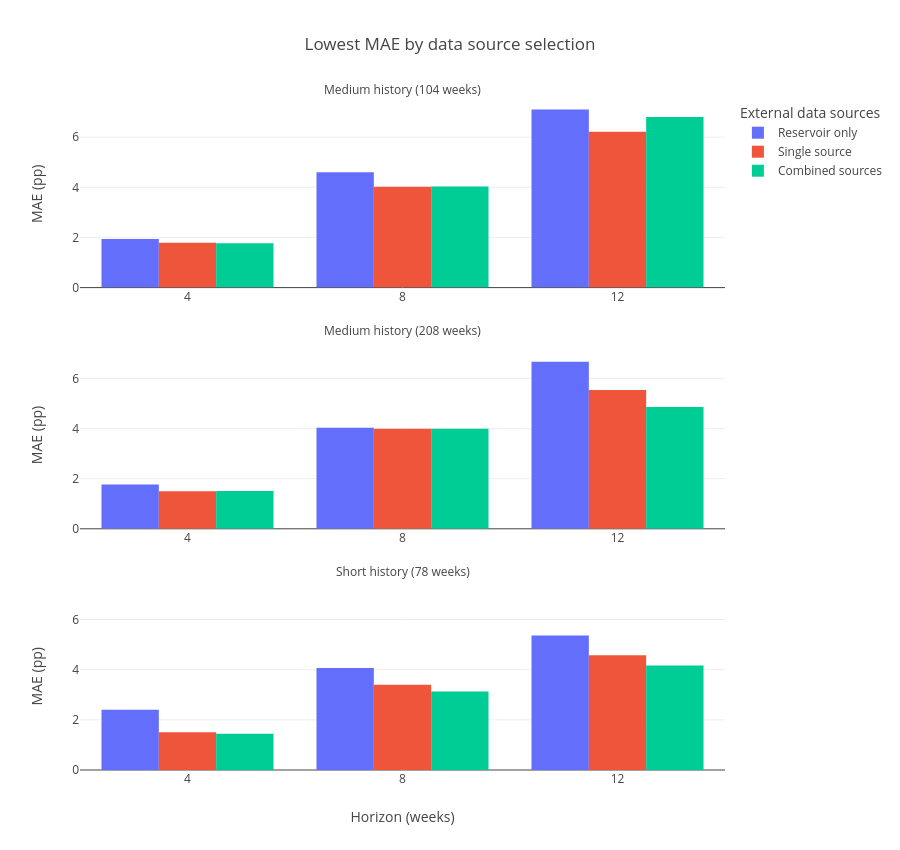

Notebook code for this chart:
### Code cell
training_labels = {104: "Medium history (104 weeks)",
                   208: "Medium history (208 weeks)",
                   78: "Short history (78 weeks)"}

plot_data = combined_comparison.copy()
plot_data["training period"] = plot_data["training_weeks"].map(training_labels)

fig = px.bar(plot_data,
             x="horizon",
             y="MAE (pp)",
             color="source selection",
             color_discrete_map={"Reservoir only": "#636EFA",
                                 "Single source": "#EF553B",
                                 "Combined sources": "#00CC96"},
             barmode="group",
             facet_col="training period",
             facet_col_wrap=1,
             facet_row_spacing=0.08,
             hover_data=["variables", "RMSE (pp)", "R²"],
             category_orders={"training period": list(training_labels.values()),
                              "source selection": ["Reservoir only", "Single source", "Combined sources"],
                              "horizon": [4, 8, 12]},
             labels={"horizon": "Horizon (weeks)", "source selection": "External data sources"},
             title="Lowest MAE by data source selection",
             height=850)

fig.update_xaxes(type="category", showticklabels=True)
fig.for_each_annotation(lambda a: a.update(text=a.text.split("=")[-1]))
fig.show()

### Figure 1 — Plotly figure (JSON) as saved in the notebook; plotly's stock layout.template omitted (floating-point values rounded to 4 significant figures)
{"data": [{"alignmentgroup": "True", "customdata": [["Reservoir only", 2.574, 0.9798], ["Reservoir only", 8.003, 0.8315], ["Reservoir only", 11.28, 0.7014]], "hovertemplate": "External data sources=Reservoir only<br>training period=Medium history (104 weeks)<br>Horizon (weeks)=%{x}<br>MAE (pp)=%{y}<br>variables=%{customdata[0]}<br>RMSE (pp)=%{customdata[1]}<br>R²=%{customdata[2]}<extra></extra>", "legendgroup": "Reservoir only", "marker": {"color": "#636EFA", "pattern": {"shape": ""}}, "name": "Reservoir only", "offsetgroup": "Reservoir only", "orientation": "v", "showlegend": true, "textposition": "auto", "type": "bar", "x": [4, 8, 12], "xaxis": "x3", "y": [1.937, 4.6, 7.108], "yaxis": "y3"}, {"alignmentgroup": "True", "customdata": [["USD + EUR", 2.24, 0.9847], ["USD/NOK", 6.034, 0.9042], ["EUR/NOK", 10.75, 0.7288]], "hovertemplate": "External data sources=Single source<br>training period=Medium history (104 weeks)<br>Horizon (weeks)=%{x}<br>MAE (pp)=%{y}<br>variables=%{customdata[0]}<br>RMSE (pp)=%{customdata[1]}<br>R²=%{customdata[2]}<extra></extra>", "legendgroup": "Single source", "marker": {"color": "#EF553B", "pattern": {"shape": ""}}, "name": "Single source", "offsetgroup": "Single source", "orientation": "v", "showlegend": true, "textposition": "auto", "type": "bar", "x": [4, 8, 12], "xaxis": "x3", "y": [1.787, 4.024, 6.22], "yaxis": "y3"}, {"alignmentgroup": "True", "customdata": [["USD + EUR + Precipitation", 2.238, 0.9847], ["USD/NOK + Precipitation", 6.079, 0.9028], ["EUR/NOK + Temperature", 9.921, 0.769]], "hovertemplate": "External data sources=Combined sources<br>training period=Medium history (104 weeks)<br>Horizon (weeks)=%{x}<br>MAE (pp)=%{y}<br>variables=%{customdata[0]}<br>RMSE (pp)=%{customdata[1]}<br>R²=%{customdata[2]}<extra></extra>", "legendgroup": "Combined sources", "marker": {"color": "#00CC96", "pattern": {"shape": ""}}, "name": "Combined sources", "offsetgroup": "Combined sources", "orientation": "v", "showlegend": true, "textposition": "auto", "type": "bar", "x": [4, 8, 12], "xaxis": "x3", "y": [1.772, 4.033, 6.809], "yaxis": "y3"}, {"alignmentgroup": "True", "customdata": [["Reservoir only", 2.487, 0.9811], ["Reservoir only", 6.006, 0.9051], ["Reservoir only", 7.955, 0.8515]], "hovertemplate": "External data sources=Reservoir only<br>training period=Medium history (208 weeks)<br>Horizon (weeks)=%{x}<br>MAE (pp)=%{y}<br>variables=%{customdata[0]}<br>RMSE (pp)=%{customdata[1]}<br>R²=%{customdata[2]}<extra></extra>", "legendgroup": "Reservoir only", "marker": {"color": "#636EFA", "pattern": {"shape": ""}}, "name": "Reservoir only", "offsetgroup": "Reservoir only", "orientation": "v", "showlegend": false, "textposition": "auto", "type": "bar", "x": [4, 8, 12], "xaxis": "x2", "y": [1.763, 4.033, 6.665], "yaxis": "y2"}, {"alignmentgroup": "True", "customdata": [["EUR/NOK", 1.989, 0.9879], ["EUR/NOK", 6.029, 0.9044], ["EUR/NOK", 6.393, 0.9041]], "hovertemplate": "External data sources=Single source<br>training period=Medium history (208 weeks)<br>Horizon (weeks)=%{x}<br>MAE (pp)=%{y}<br>variables=%{customdata[0]}<br>RMSE (pp)=%{customdata[1]}<br>R²=%{customdata[2]}<extra></extra>", "legendgroup": "Single source", "marker": {"color": "#EF553B", "pattern": {"shape": ""}}, "name": "Single source", "offsetgroup": "Single source", "orientation": "v", "showlegend": false, "textposition": "auto", "type": "bar", "x": [4, 8, 12], "xaxis": "x2", "y": [1.495, 3.995, 5.536], "yaxis": "y2"}, {"alignmentgroup": "True", "customdata": [["EUR/NOK + Precipitation", 2.176, 0.9856], ["EUR/NOK + Precipitation", 5.948, 0.9069], ["EUR/NOK + Temperature", 5.98, 0.9161]], "hovertemplate": "External data sources=Combined sources<br>training period=Medium history (208 weeks)<br>Horizon (weeks)=%{x}<br>MAE (pp)=%{y}<br>variables=%{customdata[0]}<br>RMSE (pp)=%{customdata[1]}<br>R²=%{customdata[2]}<extra></extra>", "legendgroup": "Combined sources", "marker": {"color": "#00CC96", "pattern": {"shape": ""}}, "name": "Combined sources", "offsetgroup": "Combined sources", "orientation": "v", "showlegend": false, "textposition": "auto", "type": "bar", "x": [4, 8, 12], "xaxis": "x2", "y": [1.51, 3.994, 4.855], "yaxis": "y2"}, {"alignmentgroup": "True", "customdata": [["Reservoir only", 3.062, 0.9302], ["Reservoir only", 4.91, 0.8994], ["Reservoir only", 6.367, 0.8855]], "hovertemplate": "External data sources=Reservoir only<br>training period=Short history (78 weeks)<br>Horizon (weeks)=%{x}<br>MAE (pp)=%{y}<br>variables=%{customdata[0]}<br>RMSE (pp)=%{customdata[1]}<br>R²=%{customdata[2]}<extra></extra>", "legendgroup": "Reservoir only", "marker": {"color": "#636EFA", "pattern": {"shape": ""}}, "name": "Reservoir only", "offsetgroup": "Reservoir only", "orientation": "v", "showlegend": false, "textposition": "auto", "type": "bar", "x": [4, 8, 12], "xaxis": "x", "y": [2.406, 4.063, 5.364], "yaxis": "y"}, {"alignmentgroup": "True", "customdata": [["Imports + exports", 1.968, 0.9712], ["USD + EUR", 4.417, 0.9186], ["Precipitation", 5.71, 0.9079]], "hovertemplate": "External data sources=Single source<br>training period=Short history (78 weeks)<br>Horizon (weeks)=%{x}<br>MAE (pp)=%{y}<br>variables=%{customdata[0]}<br>RMSE (pp)=%{customdata[1]}<br>R²=%{customdata[2]}<extra></extra>", "legendgroup": "Single source", "marker": {"color": "#EF553B", "pattern": {"shape": ""}}, "name": "Single source", "offsetgroup": "Single source", "orientation": "v", "showlegend": false, "textposition": "auto", "type": "bar", "x": [4, 8, 12], "xaxis": "x", "y": [1.505, 3.403, 4.576], "yaxis": "y"}, {"alignmentgroup": "True", "customdata": [["USD/NOK + Temperature + Imports + exports", 2.183, 0.9645], ["USD + EUR + Imports + exports", 4.165, 0.9276], ["USD + EUR + Precipitation", 5.187, 0.924]], "hovertemplate": "External data sources=Combined sources<br>training period=Short history (78 weeks)<br>Horizon (weeks)=%{x}<br>MAE (pp)=%{y}<br>variables=%{customdata[0]}<br>RMSE (pp)=%{customdata[1]}<br>R²=%{customdata[2]}<extra></extra>", "legendgroup": "Combined sources", "marker": {"color": "#00CC96", "pattern": {"shape": ""}}, "name": "Combined sources", "offsetgroup": "Combined sources", "orientation": "v", "showlegend": false, "textposition": "auto", "type": "bar", "x": [4, 8, 12], "xaxis": "x", "y": [1.445, 3.13, 4.165], "yaxis": "y"}], "layout": {"annotations": [{"font": {}, "showarrow": false, "text": "Short history (78 weeks)", "x": 0.5, "xanchor": "center", "xref": "paper", "y": 0.28, "yanchor": "bottom", "yref": "paper"}, {"font": {}, "showarrow": false, "text": "Medium history (208 weeks)", "x": 0.5, "xanchor": "center", "xref": "paper", "y": 0.64, "yanchor": "bottom", "yref": "paper"}, {"font": {}, "showarrow": false, "text": "Medium history (104 weeks)", "x": 0.5, "xanchor": "center", "xref": "paper", "y": 1, "yanchor": "bottom", "yref": "paper"}], "barmode": "group", "height": 850, "legend": {"title": {"text": "External data sources"}, "tracegroupgap": 0}, "title": {"text": "Lowest MAE by data source selection"}, "xaxis": {"anchor": "y", "categoryarray": [4, 8, 12], "categoryorder": "array", "domain": [0, 1], "showticklabels": true, "title": {"text": "Horizon (weeks)"}, "type": "category"}, "xaxis2": {"anchor": "y2", "domain": [0, 1], "matches": "x", "showticklabels": true, "type": "category"}, "xaxis3": {"anchor": "y3", "domain": [0, 1], "matches": "x", "showticklabels": true, "type": "category"}, "yaxis": {"anchor": "x", "domain": [0, 0.28], "title": {"text": "MAE (pp)"}}, "yaxis2": {"anchor": "x2", "domain": [0.36, 0.64], "matches": "y", "title": {"text": "MAE (pp)"}}, "yaxis3": {"anchor": "x3", "domain": [0.72, 1], "matches": "y", "title": {"text": "MAE (pp)"}}}}
